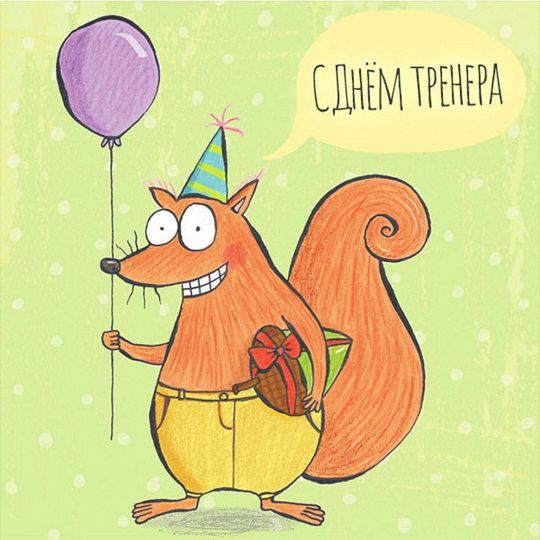
#> input picture 1.jpg, 1080 x 1080 px (shown at 1/2 size)
$ python 10-1.py
#> lines starting #> are read from the running program, lines starting #| are printed output that depends on the picture
from PIL import Image
image = Image.open('1.jpg')
#> image is the input picture: PIL image 1080x1080 RGB; mean R, G, B 218, 210.8, 142.1
cropped = image.crop((500,0, 1050, 240))
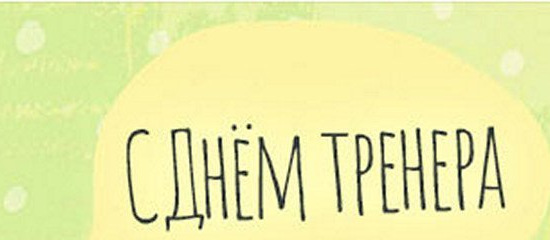
#> cropped: PIL image 550x240 RGB; mean R, G, B 231.9, 234.6, 164.3
cropped.save('lab10/cropped_image.png')
